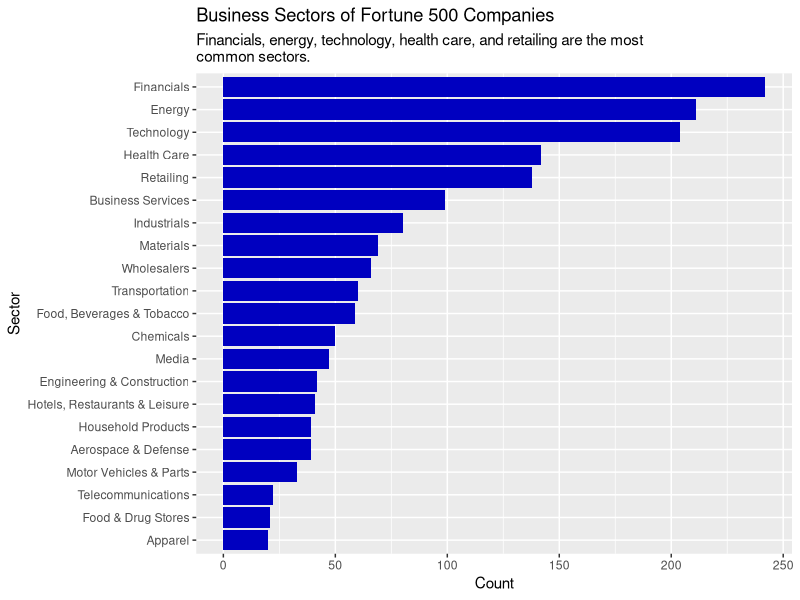
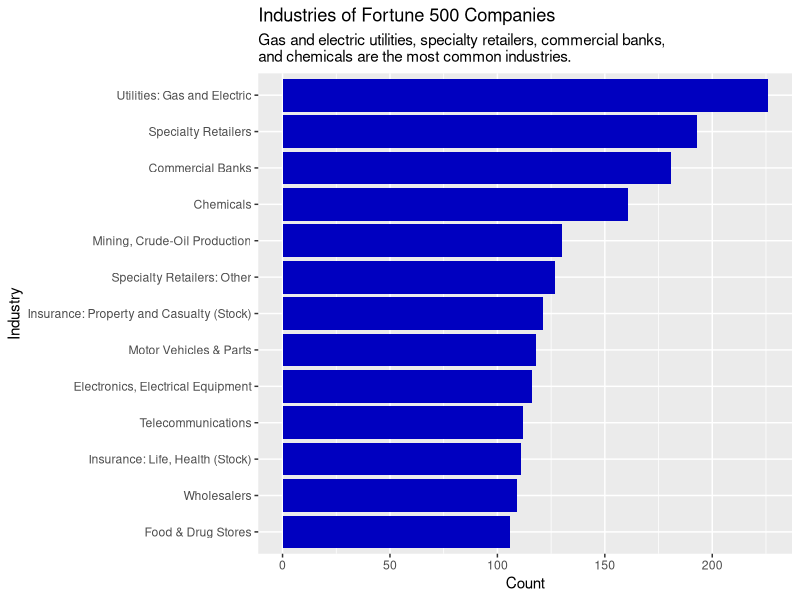

The R script that drew these images, in order:
## ---- chunk 1
#| message: false
#| warning: false
library(tidyverse)
library(readr)
library(forcats)
## ---- chunk 2
fortune <- read_csv('data/Cleaned Data.csv', show_col_types = FALSE) |>
  select(name, sector, industry)
## ---- chunk 3
business_sect <- unique(fortune) |>
  select(sector) |>
  drop_na() |>
  count(sector) |>
  mutate(sector = fct_reorder(sector, n, .desc = FALSE))
## ---- chunk 4
business_ind <- unique(fortune) |>
  select(industry) |>
  drop_na() |>
  count(industry) |>
  filter(n > 100) |>
  mutate(industry = fct_reorder(industry, n, .desc = FALSE))
## ---- chunk 5
business_sect |>
  ggplot(aes(x = sector, y = n)) +
  geom_bar(stat = 'identity', fill = '#0000c0') +
  theme(axis.text.y = element_text(angle = 0)) +
  labs(title = "Business Sectors of Fortune 500 Companies",
       subtitle = "Financials, energy, technology, health care, and retailing are the most\ncommon sectors.",
       x = 'Sector',
       y = 'Count') +
  coord_flip()
## ---- chunk 6
business_ind |>
  ggplot(aes(x = industry, y = n)) +
  geom_bar(stat = 'identity', fill = '#0000c0') +
  theme(axis.text.y = element_text(angle = 0)) +
  labs(title = "Industries of Fortune 500 Companies",
       subtitle = "Gas and electric utilities, specialty retailers, commercial banks,\nand chemicals are the most common industries.",
       x = 'Industry',
       y = 'Count') +
  coord_flip()
